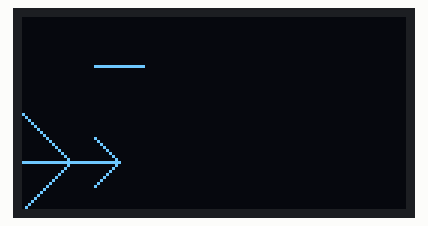
Bench run of a sketch on a simulated Arduino Uno, built with avr-gcc and run on an emulated ATmega328P. On the bench: 128×64 one-colour display.

Above: at 0.05 s.
At 0.5 s:
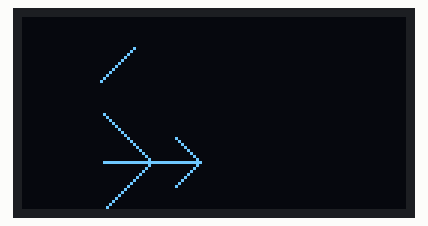
At 0.94 s:
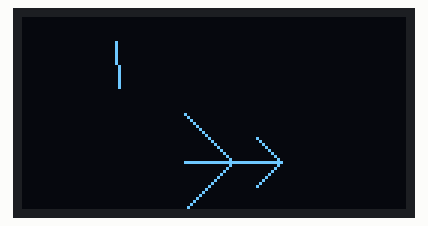
At 1.52 s:
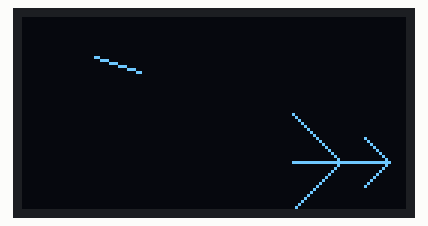
At 2.0 s:
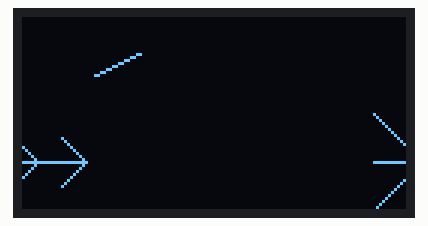
At 2.48 s:
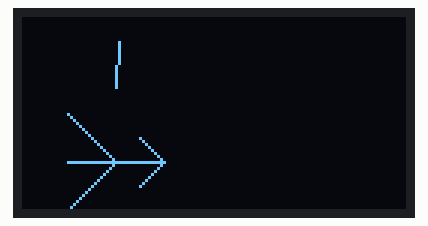

Measured:
- by itself, everything shown: repeats every 2.2 s, in 43 steps

The sketch:

MyAnimationOLEDTest5.ino
```cpp
#include <U8glib.h>

U8GLIB_SSD1306_128X64 oled(U8G_I2C_OPT_NONE);

int frame, startFrame, endFrame;
const int spinnerSize = 8;
const int spinnerX = 32;
const int spinnerY = 16;
const int frameSkip = 3; // The speed of animation
const int frameSkipSpinner = 2; //
const float pi = 3.1415926535897;

void setup() {
    startFrame = 0; // What frame to start the animation on, will be considered 0 if above 127
    frame = startFrame;
    endFrame = 127+startFrame;
}

void loop(void) {
  oled.firstPage();
  do {
    draw();
  } while(oled.nextPage());
  frame = frame + frameSkip;
  if (frame>=endFrame) {
    frame = startFrame;
  }
}

void draw() {
  //Spinner
  oled.drawLine(spinnerSize*cos(frame/pi)+spinnerX,spinnerSize*sin(frame/pi)+spinnerY,
  -spinnerSize*cos(frame/pi)+spinnerX,-spinnerSize*sin(frame/pi)+spinnerY);
  oled.drawLine(frame,48,frame+32,48);

  //Line
  if (frame>96&&frame<=128) {
    oled.drawLine(0,48,frame-96,48);
  }
  if (frame>128&&frame<=128+startFrame) {
    oled.drawLine(frame-128,48,frame-96,48);
  }

  //Long diagonal line above
  oled.drawLine(frame,32,frame+16,48);
  if (frame>112&&frame<=128) {
    oled.drawLine(0,48+112-frame,frame-112,48);
  }
  if (frame>128) {
    oled.drawLine(frame-128,32,frame-112,48);
  }

  //Long diagonal line below
  oled.drawLine(frame,64,frame+16,48);
  if (frame>112&&frame<=128) {
    oled.drawLine(0,48-112+frame,frame-112,48);
  }
  if (frame>128) {
    oled.drawLine(frame-128,64,frame-112,48);
  }

  //Short diagonal line above
  oled.drawLine(frame+24,40,frame+32,48);
  if (frame>96&&frame<=104) {
    oled.drawLine(0,48+96-frame,frame-96,48);
  }
  if (frame>104&&frame<=128+startFrame) {
    oled.drawLine(-104+frame,40,-104+8+frame,48);
  }

  //Short diagonal line below
  oled.drawLine(frame+24,56,frame+32,48);
  if (frame>96&&frame<=104) {
    oled.drawLine(0,48-96+frame,frame-96,48);
  }
  if (frame>104&&frame<=128+startFrame) {
    oled.drawLine(-104+frame,56,-104+8+frame,48);
  }
}
```

projeckt.c
```cpp
// 1: Koda spelet så det är funktionellt med knapparna.

// 2: Koda så spelet är funktionellt med acc och gyro.


//Spelarens storlek är 8x8
//Spelplanen 24 rader och 14 kolumner.


//Spelet kör i en virutuell spelplan
//Vi uppdaterar spelplanen hela tiden


//Function: Spelet
    //Function. Game interface tryck knapp för att starta.
        //Function: Får in data med info om rörelse som uppdaterar "spelarens pos" temporära position.
            //Function: som kollar om vi befinner oss innanför boxen i den virutella spelpalnen.
            //Function: IF utanför, börja blinka. Else, pass.
            //Function: Make temporära position, till current positon och uppdaterar spelplanen.
            //Function: som uppdaterar OLED

/*
Meny (när man inte är i ett spel)

Vill du starta spelet. Tryck på kanpp 1.
Vill du starta om spelet. Tryck på knapp 1.

*/

void menu (){

}

/*
Spelet.


Functionen kommer ligga i menu.
Håll dig innanför ramen och du får poäng.
Är du utanför mer än 3 sekunder förlorar du.
Alla spel essentiella funktioner kommer ligg i denna


*/

void game (){

}

/*
Uppdatera spelplanen.

Hämtar data vart spelaren vill röra sig.
Subrutin som kollar om det är en krock, om inte.
Sätter positionen till 000.
Sätter tidigare position till 255.
Uppdaterar displayens input.
*/

void update (){

}


/*
Subrutin, krockhaterare.

Om den nya positionen inte 255 betyder det att vi har hamnat på en krock.
Här börjar den blinka som fan.
Fastnar i subrutinen till den lyckas ta sig till ett "leagal" position.
*/

void dangerZone (){

}
```
